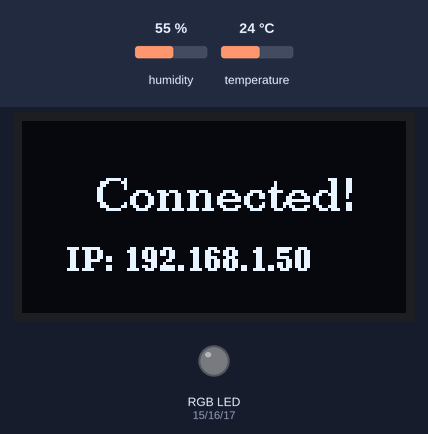
The sketch below on a simulated ESP32. Shown: 128×64 one-colour display, an RGB LED mixed from three pins (HIGH = lit). Dashed ring = blinking. Inputs (shaded band) come from the test bench; at power-on: temperature 24 °C, humidity 55 %. WiFi joins after 1.5 s; servers stay silent unless stated; the local clock reads 2024-03-15 10:24:30 at power-on unless the sketch sets it.

Above: at 4.2 s.
At 7.8 s:
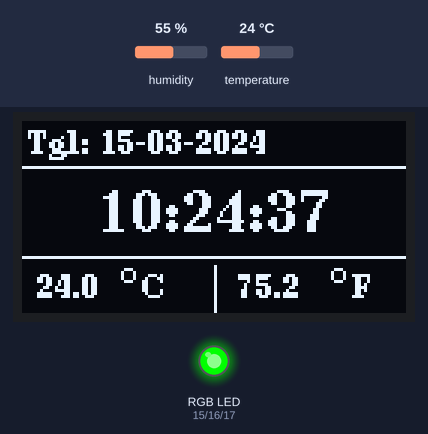
7.9 s: temperature set to 26 °C
At 9.2 s:
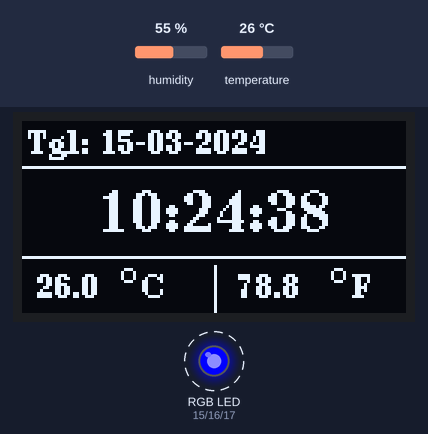
12.0 s: temperature set to 29 °C
At 13.9 s:
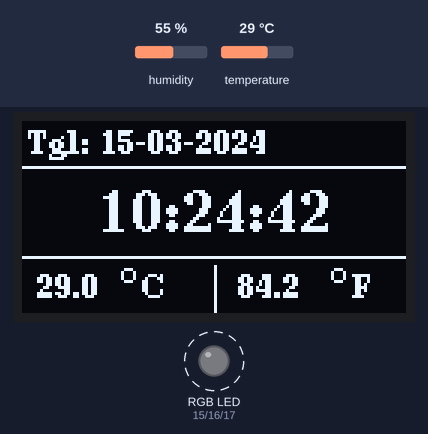
14.5 s: temperature set to 32 °C
At 15.5 s:
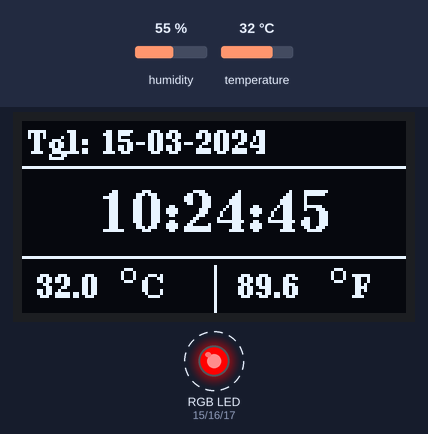
Timing chart, 0 to 24.6 s (numbered marks = the images above; inputs shaded):
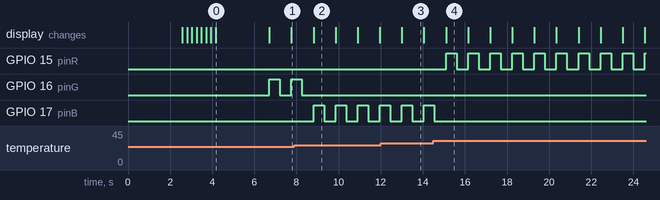

Measured:
- the behaviour switches between 24 and 25 °C on temperature (found by bisection; images 1 and 2)
- the behaviour switches between 30 and 31 °C on temperature (found by bisection; images 3 and 4)
- after the input at 7.9 s, GPIO 16 (pinG): goes on until 8.3 s, then stays LOW; GPIO 17 (pinB): alternates HIGH for 0.50 s and LOW for 0.55 s, starting after 0.91 s
- after the input at 14.5 s, GPIO 15 (pinR): alternates HIGH for 0.50 s and LOW for 0.55 s, starting after 0.60 s; GPIO 17 (pinB): goes on until 14.6 s, then stays LOW
- what the display in image 0 shows lasts 2.5 s, from 4.2 s to 6.7 s
- what the display in image 2 shows lasts 1.1 s, from 8.8 s to 9.9 s

The sketch:

smart_home_clock.ino
```cpp
#include <Arduino.h>
#include <WiFi.h>
#include "time.h"
#include <SimpleDHT.h>
#include <U8g2lib.h>
#include <Wire.h>

// Konfigurasi Pin
const int pinDHT = 4;
const int pinR   = 15;
const int pinG   = 16;
const int pinB   = 17;

// Inisialisasi Objek Sensor & Layar
SimpleDHT11 dht11(pinDHT);
U8G2_SSD1306_128X64_NONAME_F_HW_I2C u8g2(U8G2_R0, U8X8_PIN_NONE);

// Konfigurasi WiFi & NTP Server
const char* ssid       = "MY_WIFI";
const char* password   = "MY_PASSWORD";
const char* ntpServer  = "pool.ntp.org";
const long  gmtOffset_sec = 7 * 3600; // UTC+7 (WIB)
const int   daylightOffset_sec = 0;

void setup() {
  Serial.begin(115200);

  // Setup Aktuator (RGB LED)
  pinMode(pinR, OUTPUT);
  pinMode(pinG, OUTPUT);
  pinMode(pinB, OUTPUT);
  digitalWrite(pinR, LOW); digitalWrite(pinG, LOW); digitalWrite(pinB, LOW);

  u8g2.begin();

  // 1. Splash Screen
  u8g2.clearBuffer();
  u8g2.setFont(u8g2_font_ncenB12_tr);
  const char* teks1 = "PRAKTIKUM";
  int x1 = (128 - u8g2.getUTF8Width(teks1)) / 2;
  u8g2.drawStr(x1, 30, teks1);

  u8g2.setFont(u8g2_font_ncenB10_tr);
  const char* teks2 = "IOT";
  int x2 = (128 - u8g2.getUTF8Width(teks2)) / 2;
  u8g2.drawStr(x2, 55, teks2);
  u8g2.sendBuffer();
  delay(2500);

  // 2. Koneksi WiFi & Animasi Loading
  WiFi.begin(ssid, password);
  int frame = 0;
  while (WiFi.status() != WL_CONNECTED) {
    u8g2.clearBuffer();
    u8g2.setFont(u8g2_font_ncenB08_tr);
    u8g2.drawStr(12, 20, "Menghubungkan...");

    int barWidth = (frame * 5) % 100;
    u8g2.drawFrame(14, 40, 100, 10);
    u8g2.drawBox(16, 42, barWidth, 6);
    u8g2.sendBuffer();

    frame++;
    delay(200);
  }

  // 3. Tampilkan IP Address
  u8g2.clearBuffer();
  u8g2.setFont(u8g2_font_ncenB10_tr);
  u8g2.drawStr(25, 30, "Connected!");
  u8g2.setFont(u8g2_font_ncenB08_tr);
  u8g2.setCursor(15, 50);
  u8g2.print("IP: ");
  u8g2.print(WiFi.localIP());
  u8g2.sendBuffer();
  delay(2500);

  // Sinkronisasi waktu NPT Server
  configTime(gmtOffset_sec, daylightOffset_sec, ntpServer);
}

void loop() {
  // 1. Update Waktu Real-Time
  struct tm timeinfo;
  char timeStr[10];
  char dateStr[15];

  if(!getLocalTime(&timeinfo)){
    strcpy(timeStr, "--:--:--");
    strcpy(dateStr, "Menunggu...");
  } else {
    strftime(timeStr, sizeof(timeStr), "%H:%M:%S", &timeinfo);
    strftime(dateStr, sizeof(dateStr), "%d-%m-%Y", &timeinfo);
  }

  // 2. Baca Sensor Suhu
  byte temperature = 0;
  byte humidity = 0;
  dht11.read(&temperature, &humidity, NULL);

  float tempC = (float)temperature;
  float tempF = (tempC * 9.0 / 5.0) + 32.0;

  // 3. Render UI Utama
  u8g2.clearBuffer();

  // Header: Tanggal
  u8g2.setFont(u8g2_font_ncenB08_tr);
  u8g2.setCursor(2, 11);
  u8g2.print("Tgl: ");
  u8g2.print(dateStr);
  u8g2.drawLine(0, 15, 128, 15);

  // Body: Jam Center
  u8g2.setFont(u8g2_font_ncenB14_tr);
  int xTime = (128 - u8g2.getUTF8Width(timeStr)) / 2;
  u8g2.drawStr(xTime, 37, timeStr);
  u8g2.drawLine(0, 45, 128, 45);

  // Footer: Suhu Celcius & Fahrenheit
  u8g2.setFont(u8g2_font_ncenB08_tr);
  u8g2.setCursor(5, 59);
  u8g2.print(tempC, 1);
  u8g2.drawCircle(35, 51, 2);
  u8g2.drawStr(40, 59, "C");

  u8g2.drawLine(64, 48, 64, 64);

  u8g2.setCursor(72, 59);
  u8g2.print(tempF, 1);
  u8g2.drawCircle(105, 51, 2);
  u8g2.drawStr(110, 59, "F");

  u8g2.sendBuffer();

  // 4. Logika Indikator Suhu (LED RGB Blink)
  int pinNyala = pinG;
  if (tempC < 25.0) {
    pinNyala = pinG;
  } else if (tempC >= 25.0 && tempC <= 30.0) {
    pinNyala = pinB;
  } else {
    pinNyala = pinR;
  }

  digitalWrite(pinNyala, HIGH);
  delay(500);
  digitalWrite(pinNyala, LOW);
  delay(500);
}
```
